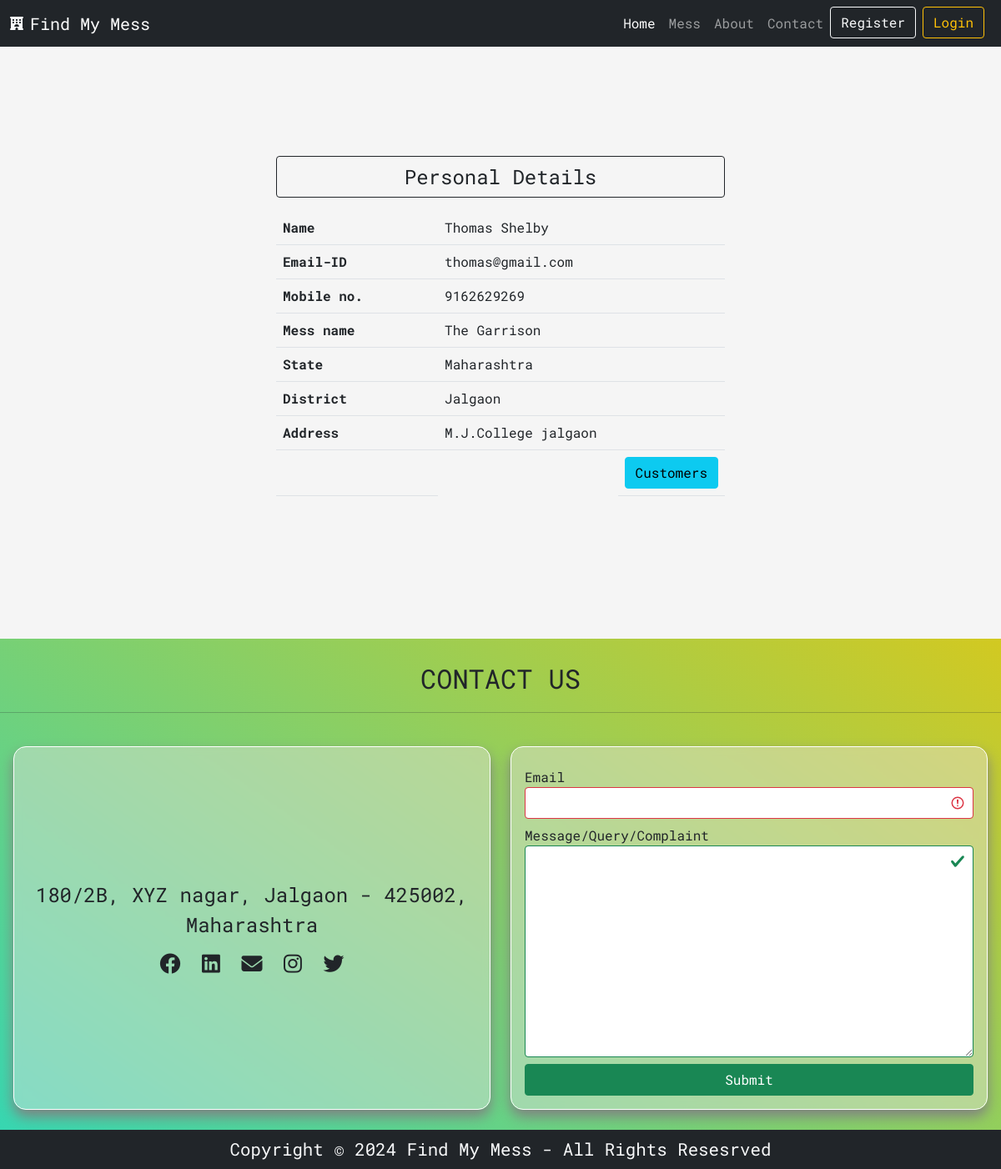
Screenshot of /requestedProfile/7 with the database file from the repository.
### App/models.py (models this page shows, shortened)
class MessOwner(models.Model):
    user = models.OneToOneField(User, on_delete=models.CASCADE)
    mess = models.CharField(max_length=50)
    contact = models.CharField(max_length=15)
    state = models.CharField(max_length=50)
    district = models.CharField(max_length=50)
    address = models.TextField()

### App/views.py (the view)
# urls.py: path('requestedProfile/<str:id>', views.requestedProfile, name='requestProfile'),
@cache_control(no_store=True, must_revalidade=True, no_cache=True)
def requestedProfile(request, id):
    context = {}
    id = str(int(id) + 1)
    requestUser = User.objects.get(id=id)
    owner = MessOwner.objects.filter(user=requestUser).first()
    context['requestUser'] = requestUser
    context['owner'] = owner
    return render(request, 'requestedProfile.html', context)

### App/templates/requestedProfile.html (shortened to what this page needs)
{% extends 'base.html' %}
{% block page-data %}
<div class="container profile-container">
    <div class="row d-flex justify-content-center align-items-center">
        <div class="col-lg-6 col-md-8 col-10 p-3">
            <div class="info-div">
                <table class="table  table-hover table-boredered">
                    <div class="d-grid mb-3"><button class="btn btn-outline-dark fs-4" style="cursor:alias;">Personal Details</button></div>
                    <tr>
                        <td><b>Name</b></td>
                        <td>{{ requestUser.first_name }} {{ requestUser.last_name }}</td>
                    </tr>
                    <tr>
                        <td><b>Email-ID</b></td>
                        <td>{{ requestUser.email }}</td>
                    </tr>
                    <tr>
                        <td><b>Mobile no.</b></td>
                        <td>{{ owner.contact }}</td>
                    </tr>
                    <tr>
                        <td><b>Mess name</b></td>
                        <td>{{ owner.mess }}</td>
                    </tr>
                    <tr>
                        <td><b>State</b></td>
                        <td>{{ owner.state }}</td>
                    </tr>
                    <tr>
                        <td><b>District</b></td>
                        <td>{{ owner.district }}</td>
                    </tr>
                    <tr>
                        <td><b>Address</b></td>
                        <td>{{ owner.address }}</td>
                    </tr>
                    <tr>
                        <td></td>
                        <td class="float-end">
                            <a href="/customers/{{requestUser.id}}" class="btn btn-info">Customers</a>
                        </td>
                    </tr>
                </table>
            </div>
        </div>
    </div>
</div>
{% endblock %}

### App/static/css/style.css (style rules this page uses)
* { padding: 0; margin: 0; box-sizing: border-box; text-decoration: none; font-family: 'Roboto Mono', monospace; }
body { background-color: whitesmoke; }
.profile-container { height: 85.7vh; }
.profile-container .row { height: 100%; }

### rows the page displays
MessOwner: contact "9162629269", mess "The Garrison", state "Maharashtra", district "Jalgaon", address "M.J.College jalgaon"

### other values shown
{{ requestUser.first_name }} "Thomas"
{{ requestUser.last_name }} "Shelby"
{{ requestUser.email }} "thomas@gmail.com"
